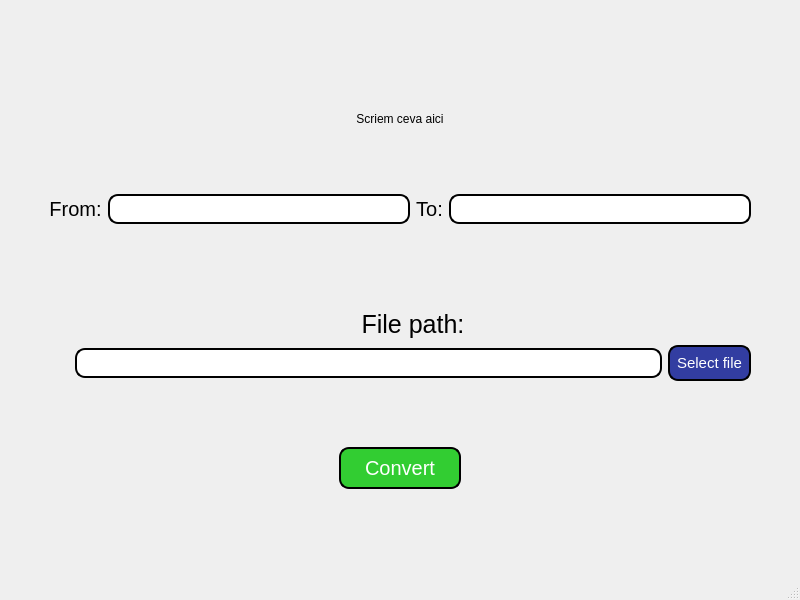
<?xml version="1.0" encoding="UTF-8"?>
<ui version="4.0">
 <class>Client</class>
 <widget class="QMainWindow" name="Client">
  <property name="geometry">
   <rect>
    <x>0</x>
    <y>0</y>
    <width>800</width>
    <height>600</height>
   </rect>
  </property>
  <property name="windowTitle">
   <string>Client</string>
  </property>
  <property name="styleSheet">
   <string notr="true"/>
  </property>
  <widget class="QWidget" name="centralwidget">
   <layout class="QGridLayout" name="gridLayout_2">
    <item row="6" column="3">
     <widget class="QPushButton" name="SelectFile">
      <property name="styleSheet">
       <string notr="true">QPushButton{
	border: 2px solid rgb(0, 0, 0);
	border-radius: 10px;
	color: white;
	font-size: 15px;
	background: #323da1;
	padding: 7;
	margin-left: 0;
	margin-right: 0;
}</string>
      </property>
      <property name="text">
       <string>Select file</string>
      </property>
     </widget>
    </item>
    <item row="2" column="1" colspan="3">
     <layout class="QHBoxLayout" name="horizontalLayout">
      <item>
       <widget class="QLabel" name="label">
        <property name="styleSheet">
         <string notr="true">QLabel{
	font-size: 20px;
}</string>
        </property>
        <property name="text">
         <string>From:</string>
        </property>
        <property name="alignment">
         <set>Qt::AlignCenter</set>
        </property>
       </widget>
      </item>
      <item>
       <widget class="QLineEdit" name="Type1">
        <property name="styleSheet">
         <string notr="true">QLineEdit{
	border: 2px solid rgb(0, 0, 0);
	border-radius: 10px;
	color: rgb(0, 0, 0);
	padding-left: 20px;
	padding-right: 20px;
	background: white;
	padding : 5;
}</string>
        </property>
        <property name="alignment">
         <set>Qt::AlignCenter</set>
        </property>
       </widget>
      </item>
      <item>
       <widget class="QLabel" name="label_2">
        <property name="styleSheet">
         <string notr="true">QLabel{
	font-size: 20px;
}</string>
        </property>
        <property name="text">
         <string>To:</string>
        </property>
        <property name="alignment">
         <set>Qt::AlignCenter</set>
        </property>
       </widget>
      </item>
      <item>
       <widget class="QLineEdit" name="Type2">
        <property name="styleSheet">
         <string notr="true">QLineEdit{
	border: 2px solid rgb(0, 0, 0);
	border-radius: 10px;
	color: rgb(0, 0, 0);
	padding-left: 20px;
	padding-right: 20px;
	background: white;
	padding : 5;
}</string>
        </property>
        <property name="alignment">
         <set>Qt::AlignCenter</set>
        </property>
       </widget>
      </item>
     </layout>
    </item>
    <item row="1" column="1" colspan="3">
     <widget class="QLabel" name="Logo">
      <property name="lineWidth">
       <number>-1</number>
      </property>
      <property name="text">
       <string>Scriem ceva aici</string>
      </property>
      <property name="alignment">
       <set>Qt::AlignCenter</set>
      </property>
     </widget>
    </item>
    <item row="0" column="1">
     <spacer name="verticalSpacer_3">
      <property name="orientation">
       <enum>Qt::Vertical</enum>
      </property>
      <property name="sizeType">
       <enum>QSizePolicy::Fixed</enum>
      </property>
      <property name="sizeHint" stdset="0">
       <size>
        <width>20</width>
        <height>40</height>
       </size>
      </property>
     </spacer>
    </item>
    <item row="6" column="4">
     <spacer name="horizontalSpacer">
      <property name="orientation">
       <enum>Qt::Horizontal</enum>
      </property>
      <property name="sizeType">
       <enum>QSizePolicy::Fixed</enum>
      </property>
      <property name="sizeHint" stdset="0">
       <size>
        <width>40</width>
        <height>20</height>
       </size>
      </property>
     </spacer>
    </item>
    <item row="3" column="2">
     <spacer name="verticalSpacer_2">
      <property name="orientation">
       <enum>Qt::Vertical</enum>
      </property>
      <property name="sizeType">
       <enum>QSizePolicy::Fixed</enum>
      </property>
      <property name="sizeHint" stdset="0">
       <size>
        <width>20</width>
        <height>80</height>
       </size>
      </property>
     </spacer>
    </item>
    <item row="10" column="2">
     <spacer name="verticalSpacer_4">
      <property name="orientation">
       <enum>Qt::Vertical</enum>
      </property>
      <property name="sizeType">
       <enum>QSizePolicy::Fixed</enum>
      </property>
      <property name="sizeHint" stdset="0">
       <size>
        <width>20</width>
        <height>40</height>
       </size>
      </property>
     </spacer>
    </item>
    <item row="13" column="1">
     <spacer name="verticalSpacer">
      <property name="orientation">
       <enum>Qt::Vertical</enum>
      </property>
      <property name="sizeType">
       <enum>QSizePolicy::Fixed</enum>
      </property>
      <property name="sizeHint" stdset="0">
       <size>
        <width>20</width>
        <height>80</height>
       </size>
      </property>
     </spacer>
    </item>
    <item row="6" column="2">
     <widget class="QLineEdit" name="FileName">
      <property name="styleSheet">
       <string notr="true">QLineEdit{
	border: 2px solid rgb(0, 0, 0);
	border-radius: 10px;
	color: rgb(0, 0, 0);
	padding-left: 20px;
	padding-right: 20px;
	background: white;
	padding : 5;
	margin-left: 0;
	margin-right: 0;
}</string>
      </property>
      <property name="alignment">
       <set>Qt::AlignCenter</set>
      </property>
     </widget>
    </item>
    <item row="0" column="0">
     <spacer name="horizontalSpacer_2">
      <property name="orientation">
       <enum>Qt::Horizontal</enum>
      </property>
      <property name="sizeType">
       <enum>QSizePolicy::Fixed</enum>
      </property>
      <property name="sizeHint" stdset="0">
       <size>
        <width>40</width>
        <height>20</height>
       </size>
      </property>
     </spacer>
    </item>
    <item row="4" column="2" colspan="2">
     <widget class="QLabel" name="label_3">
      <property name="sizePolicy">
       <sizepolicy hsizetype="Preferred" vsizetype="Fixed">
        <horstretch>0</horstretch>
        <verstretch>0</verstretch>
       </sizepolicy>
      </property>
      <property name="styleSheet">
       <string notr="true">QLabel{
	font-size: 25px;
}</string>
      </property>
      <property name="text">
       <string>File path:</string>
      </property>
      <property name="alignment">
       <set>Qt::AlignCenter</set>
      </property>
     </widget>
    </item>
    <item row="12" column="1" colspan="3">
     <widget class="QPushButton" name="Convert">
      <property name="styleSheet">
       <string notr="true">QPushButton{
	border: 2px solid rgb(0, 0, 0);
	border-radius: 10px;
	color: white;
	font-size: 20px;
	background: #32CD32;
	padding: 7;
	margin-top: 20;
	margin-left: 290;
	margin-right: 290;
}</string>
      </property>
      <property name="text">
       <string>Convert</string>
      </property>
     </widget>
    </item>
   </layout>
  </widget>
  <widget class="QMenuBar" name="menubar">
   <property name="geometry">
    <rect>
     <x>0</x>
     <y>0</y>
     <width>800</width>
     <height>20</height>
    </rect>
   </property>
  </widget>
  <widget class="QStatusBar" name="statusbar"/>
 </widget>
 <resources/>
 <connections/>
</ui>
